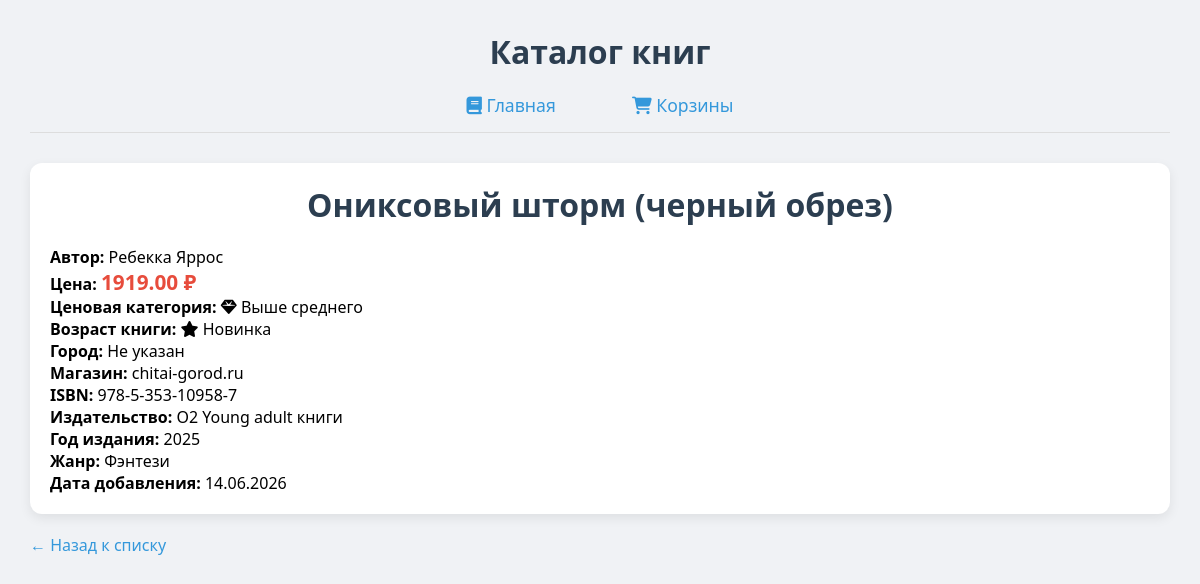
/book/22/, run on the app's committed database.
### books/models.py (models this page shows, shortened)
class Book(models.Model):
    title = models.CharField(max_length=300, verbose_name="Название")
    price = models.DecimalField(max_digits=10, decimal_places=2, blank=True, null=True, verbose_name="Цена")
    author = models.CharField(max_length=200, blank=True, null=True, verbose_name="Автор")
    city = models.CharField(max_length=100, blank=True, null=True, verbose_name="Город")
    source = models.CharField(max_length=100, blank=True, null=True, verbose_name="Источник")
    isbn = models.CharField(max_length=50, blank=True, null=True, verbose_name="ISBN")
    publisher = models.CharField(max_length=200, blank=True, null=True, verbose_name="Издательство")
    year = models.CharField(max_length=10, blank=True, null=True, verbose_name="Год")
    genre = models.CharField(max_length=200, blank=True, null=True, verbose_name="Жанр")
    isbn_clean = models.CharField(max_length=20, blank=True, null=True, verbose_name="ISBN (чистый)")
    created_at = models.DateTimeField(auto_now_add=True, verbose_name="Дата добавления")
    class Meta:
        verbose_name = "Книга"
        verbose_name_plural = "Книги"
        ordering = ['-created_at']

### books/views.py (the view)
# urls.py: path('book/<int:book_id>/', views.book_detail, name='book_detail'),
def book_detail(request, book_id):
    book = get_object_or_404(Book, id=book_id)
    return render(request, 'books/book_detail.html', {'book': book})

### books/templatetags/book_filters.py (called while the page is built)
@register.filter
def book_age(year):
    from datetime import datetime
    current_year = datetime.now().year
    try:
        y = int(year)
        if y >= current_year - 1:
            return mark_safe('<i class="fas fa-star"></i> Новинка')
        elif y <= current_year - 10:
            return mark_safe('<i class="fas fa-book"></i> Классика')
        else:
            return mark_safe('<i class="fas fa-leaf"></i> Современная')
    except (TypeError, ValueError):
        return "—"

@register.filter
def price_level(price):
    try:
        p = float(price)
        if p < 500:
            return mark_safe('<i class="fas fa-coffee"></i> Бюджетная')
        elif p < 1500:
            return mark_safe('<i class="fas fa-utensils"></i> Средняя')
        elif p < 3000:
            return mark_safe('<i class="fas fa-gem"></i> Выше среднего')
        else:
            return mark_safe('<i class="fas fa-crown"></i> Дорогая')
    except (TypeError, ValueError):
        return "—"

### books/templates/books/book_detail.html (shortened to what this page needs)
{% extends 'books/base.html' %}
{% load book_filters %}
{% block content %}
    <div class="book-card" style="width: auto; text-align: left;">
        <h1>{{ book.title }}</h1>
        <p><strong>Автор:</strong> {{ book.author|default:"Не указан" }}</p>
        <p><strong>Цена:</strong> <span class="price">{{ book.price|default:"Не указана" }} ₽</span></p>
        <p><strong>Ценовая категория:</strong> {{ book.price|price_level }}</p>
        <p><strong>Возраст книги:</strong> {{ book.year|book_age }}</p>
        <p><strong>Город:</strong> {{ book.city|default:"Не указан" }}</p>
        <p><strong>Магазин:</strong> {{ book.source|default:"Не указан" }}</p>
        <p><strong>ISBN:</strong> {{ book.isbn|default:"Не указан" }}</p>
        <p><strong>Издательство:</strong> {{ book.publisher|default:"Не указано" }}</p>
        <p><strong>Год издания:</strong> {{ book.year|default:"Не указан" }}</p>
        <p><strong>Жанр:</strong> {{ book.genre|default:"Не указан" }}</p>
        <p><strong>Дата добавления:</strong> {{ book.created_at|date:"d.m.Y" }}</p>
    </div>
    <a href="{% url 'book_list' %}" class="back-link">← Назад к списку</a>
{% endblock %}

### books/templates/books/base.html (style rules this page uses)
* { margin: 0; padding: 0; box-sizing: border-box; }
body { font-family: 'Segoe UI', Arial, sans-serif; background: #f0f2f5; padding: 30px; }
h1 { text-align: center; margin-bottom: 20px; color: #2c3e50; }
.book-card { background: white; border-radius: 12px; padding: 20px; box-shadow: 0 4px 12px rgba(0,0,0,0.08); transition: transform 0.2s; }
.price { color: #e74c3c; font-size: 1.3em; font-weight: bold; margin: 10px 0; }
.back-link { display: inline-block; margin-top: 20px; color: #3498db; text-decoration: none; }

### data on the page
Book: title "Ониксовый шторм (черный обрез)", author "Ребекка Яррос", price "1919.00", price "Выше среднего", year|book_age "Новинка", city "Не указан", source "chitai-gorod.ru", isbn "978-5-353-10958-7", publisher "О2 Young adult книги", year "2025", genre "Фэнтези", created_at "14.06.2026"
